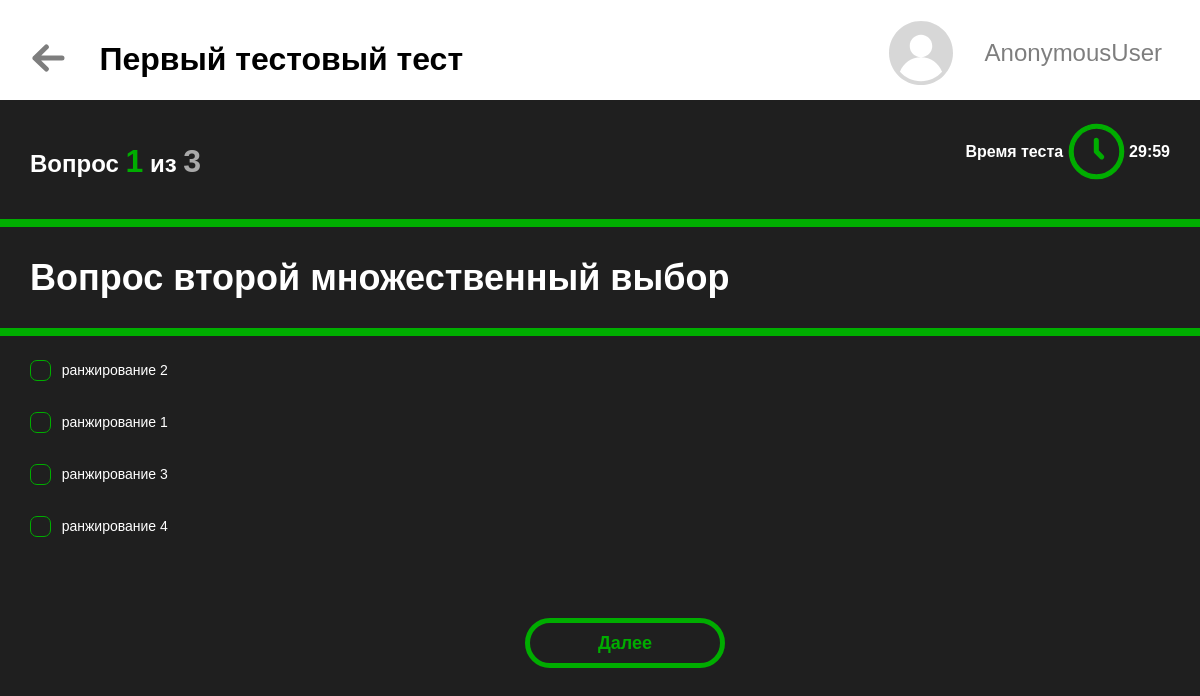
The app's page /quiz/1/ with its own data.
### quizes/models.py (models this page shows, shortened)
class BaseModel(models.Model):
    code = models.CharField(
        max_length=256,
        verbose_name='Код',
        default=None,
        blank=True,
        null=True
    )
    name = models.CharField(
        max_length=256,
        default='',
        verbose_name='Название'
    )
    description = models.TextField(
        verbose_name='Описание',
        default=None,
        blank=True
    )
    created_at = models.DateTimeField(
        default=datetime.now(),
        verbose_name='Дата создания'
    )
    modified_at = models.DateTimeField(
        auto_now=True,
        blank=True,
        null=True,
        verbose_name='Дата изменения'
    )
    class Meta:
        abstract = True

class Quiz(BaseModel):
    time = models.IntegerField(verbose_name='Продолжительность теста в минутах')
    pass_score = models.IntegerField(help_text='Проходной балл')
    created_by = models.ForeignKey(
        User,
        on_delete=models.PROTECT,
        verbose_name='Кто создал',
        related_name='user_created_quizes'
    )
    modified_by = models.ForeignKey(
        User,
        null=True,
        blank=True,
        on_delete=models.PROTECT,
        verbose_name='Кто изменил',
        related_name='user_modified_quizes'
    )
    class Meta():
        verbose_name_plural = 'Quizes'
    def get_questions(self):
        questions = list(self.question_set.all())
        random.shuffle(questions)
        return questions

class Question(BaseModel):
    QUESTION_TYPES = [
        ('single_choice', 'Единственный выбор'),
        ('multiplie_choice', 'Множественный выбор'),
    ]
    question_type = models.CharField(
        max_length=30,
        choices=QUESTION_TYPES,
        default='single_choice'
    )
    quiz_id = models.ForeignKey(
        Quiz,
        on_delete=models.CASCADE
    )
    question_weight = models.IntegerField(
        help_text='Вес вопроса',
        default=1
    )
    created_by = models.ForeignKey(
        User,
        on_delete=models.PROTECT,
        verbose_name='Кто создал',
        related_name='user_created_questions'
    )
    modified_by = models.ForeignKey(
        User,
        null=True,
        blank=True,
        on_delete=models.PROTECT,
        verbose_name='Кто изменил',
        related_name='user_modified_questions'
    )
    def get_answers(self):
        answers = list(self.answer_set.all())
        random.shuffle(answers)
        return answers

class Answer(BaseModel):
    is_correct = models.BooleanField(default=False)
    question_id = models.ForeignKey(Question, on_delete=models.CASCADE)
    created_by = models.ForeignKey(
        User,
        on_delete=models.PROTECT,
        verbose_name='Кто создал',
        related_name='user_created_answers'
    )
    modified_by = models.ForeignKey(
        User,
        null=True,
        blank=True,
        on_delete=models.PROTECT,
        verbose_name='Кто изменил',
        related_name='user_modified_answers'
    )

### quizes/views.py (the view)
def quiz(request, quiz_id):
    quiz = Quiz.objects.get(id=quiz_id)
    questions = quiz.get_questions()
    context = {'quiz': quiz, 'questions': questions}
    return render(request, 'quizes/quiz.html', context)

### templates/quizes/quiz.html (shortened to what this page needs)
{% load static %}
<!DOCTYPE html>
<html lang="en">
<head>
    <link rel="stylesheet" href="{% static 'css/quiz.css' %}">
</head>
<body>
    <header>
        <button id="header_button" onclick="window.location='../../'"><img src="{% static 'img/back_arrow.svg' %}"></button>
        <h1>{{ quiz.name }}</h1>
        <button id="lk_button" onclick=""><img src="{% static 'img/lk_icon.svg' %}"><span>{{ user }}</span></button>
    </header>
    <div id="upper_line">
        <h2>Вопрос  <span id="current_question"></span>  из  <span id="questions_count"></span> </h2>
        <div id="time_div">
            <b>Время теста</b> <img src="{% static 'img/clock.svg' %}"> <b id="timer"></b>
        </div>
    </div>
    <form action="{% url 'save_result' quiz_id=quiz.id %}" method="post" id="quiz-form">
        {% for question in questions %}
            <div class="question-container" style="display: {% if forloop.first %}block{% else %}none{% endif %}">
                <hr>
                <h2>{{ question.name }}</h2>
                <hr>
                    {% for answer in question.get_answers %}
                        <p><input
                            {% if question.question_type == 'single_choice' %}
                                type="radio"
                            {% else %}
                                type="checkbox"
                            {% endif %}
                            name="question_{{ question.id }}" value="{{ answer.id }}">
                            <label for="question_{{ question.id }}">{{ answer.description }}</label></p>
                    {% endfor %}
            </div>
        {% endfor %}
        <div id="navi_buttons">
            <button class="page-btn" type="button" id="next-btn" onclick="showNextQuestion()">Далее</button>
        </div>
    </form>
</body>
</html>

### static_dev/css/quiz.css (style rules this page uses)
html, body { margin: 0; padding: 0; background-color: #1F1F1F; color: #FFFFFF; font-family: Arial, Helvetica, sans-serif; }
header { width: 100%; height: 30%; padding-top: 20px; background-color: #FFFFFF; color: black; display: flex; }
header h1 { width: 75%; }
#header_button { background-color: transparent; background-repeat: no-repeat; border: none; cursor: pointer; overflow: hidden; outline: none; color: #FFFFFF; padding-left: 2rem; padding-right: 3rem; opacity: 0.5; }
#lk_button { background-color: transparent; background-repeat: no-repeat; border: none; cursor: pointer; overflow: hidden; outline: none; color: black; font-size: 1.5rem; opacity: 0.5; width: 80%; height: 80%; text-align: right; vertical-align: middle; }
#lk_button img, #lk_button span { vertical-align: middle; margin-right: 2rem; text-align: right; }
#upper_line { width: 100%; height: 10%; display: flex; position: relative; }
#upper_line h2 { width: 70%; position: relative; top: 23px; left: 30px; }
#upper_line #time_div { width: 30%; position: relative; top: 0px; right: 30px; vertical-align: middle; text-align: right; }
#upper_line #time_div img { position: relative; top: 23px; }
#quiz-form { width: 100%; position: relative; top: 0px; font-size: 1.5em; padding-top: 30px; }
.question-container h2, p { padding-left: 30px; }
.question-container hr { border: 4px solid #00AD00; }
#current_question { color: #00AD00; font-size: xx-large; }
#questions_count { color: darkgrey; font-size: xx-large; }
html { box-sizing: border-box; }
#navi_buttons { width: 100%; position: relative; display:flex; top: 50px; left: 0px; font-size: 1em; align-items: center; justify-content: center; }
.page-btn { width: 200px; height: 50px; border-radius: 50px; border: 5px solid #00AD00; margin-left: 50px; font-size: large; font-weight: bold; color: #00AD00; background-color: #1F1F1F; text-decoration: none; }

### records on screen
Quiz: name "Первый тестовый тест"
Question: name "Вопрос второй множественный выбор"
Answer: description "ранжирование 2"
Answer: description "ранжирование 1"
Answer: description "ранжирование 3"
Answer: description "ранжирование 4"

### other values on screen
{{ user }} "AnonymousUser"
